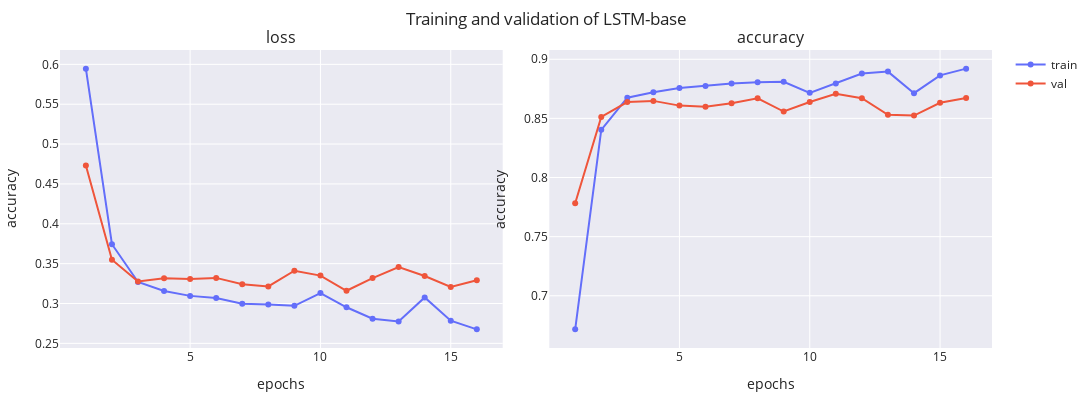

This figure's notebook cell:
### Markdown cell above
### Exploring the recurrent cell


In the next cells we maintain $|\mathcal{V}|=1000$ and substitute the simple RNN by two different recurrent cells: the [LSTM](https://keras.io/api/layers/recurrent_layers/lstm/) ([Hochreiter et al., 1997](https://www.bioinf.jku.at/publications/older/2604.pdf)) and the [GRU](https://keras.io/api/layers/recurrent_layers/gru/) ([Chung et al., 2014](https://arxiv.org/abs/1412.3555)). In the original papers, authors claimed to improve the performance of the simple RNN with a better inner representation of the temporal data flow by the introduction of different gates modeled with different learnable weights.

### Code cell
lstm_model = AmazonReviewsModel(1000, 64, LSTM, name="LSTM-base")
_, fig = lstm_model.train(
    dataset, f"{MODEL_PATH}/{lstm_model.name}.weights.h5", **train_default
)
print(lstm_model.evaluate(dataset.X_test, dataset.y_test))
fig

### Figure 1 — Plotly figure (JSON) as saved in the notebook; plotly's stock layout.template omitted (floating-point values rounded to 4 significant figures)
{"data": [{"line": {"color": "#636EFA"}, "marker": {"color": "#636EFA"}, "mode": "lines+markers", "name": "train", "showlegend": true, "type": "scatter", "x": [1, 2, 3, 4, 5, 6, 7, 8, 9, 10, 11, 12, 13, 14, 15, 16], "xaxis": "x", "y": [0.5946, 0.3743, 0.327, 0.3157, 0.3096, 0.3069, 0.2997, 0.2989, 0.2971, 0.3131, 0.2953, 0.2809, 0.2774, 0.3076, 0.2784, 0.2676], "yaxis": "y"}, {"line": {"color": "#EF553B"}, "marker": {"color": "#EF553B"}, "mode": "lines+markers", "name": "val", "showlegend": true, "type": "scatter", "x": [1, 2, 3, 4, 5, 6, 7, 8, 9, 10, 11, 12, 13, 14, 15, 16], "xaxis": "x", "y": [0.473, 0.3549, 0.3276, 0.3316, 0.3306, 0.3321, 0.3241, 0.3214, 0.3411, 0.335, 0.316, 0.3319, 0.3457, 0.3345, 0.3207, 0.3291], "yaxis": "y"}, {"line": {"color": "#636EFA"}, "marker": {"color": "#636EFA"}, "mode": "lines+markers", "name": "train", "showlegend": false, "type": "scatter", "x": [1, 2, 3, 4, 5, 6, 7, 8, 9, 10, 11, 12, 13, 14, 15, 16], "xaxis": "x2", "y": [0.6716, 0.8403, 0.8675, 0.8721, 0.8756, 0.8774, 0.8795, 0.8805, 0.881, 0.8716, 0.8795, 0.888, 0.8895, 0.8713, 0.8863, 0.8921], "yaxis": "y2"}, {"line": {"color": "#EF553B"}, "marker": {"color": "#EF553B"}, "mode": "lines+markers", "name": "val", "showlegend": false, "type": "scatter", "x": [1, 2, 3, 4, 5, 6, 7, 8, 9, 10, 11, 12, 13, 14, 15, 16], "xaxis": "x2", "y": [0.7782, 0.8512, 0.8638, 0.8648, 0.8608, 0.8598, 0.8628, 0.867, 0.8558, 0.8638, 0.8708, 0.867, 0.853, 0.8524, 0.8632, 0.8672], "yaxis": "y2"}], "layout": {"annotations": [{"font": {"size": 16}, "showarrow": false, "text": "loss", "x": 0.2375, "xanchor": "center", "xref": "paper", "y": 1, "yanchor": "bottom", "yref": "paper"}, {"font": {"size": 16}, "showarrow": false, "text": "accuracy", "x": 0.7625, "xanchor": "center", "xref": "paper", "y": 1, "yanchor": "bottom", "yref": "paper"}], "height": 400, "margin": {"b": 10, "l": 10, "r": 10, "t": 50}, "title": {"text": "Training and validation of LSTM-base"}, "width": 1200, "xaxis": {"anchor": "y", "domain": [0, 0.475], "title": {"text": "epochs"}}, "xaxis2": {"anchor": "y2", "domain": [0.525, 1], "title": {"text": "epochs"}}, "yaxis": {"anchor": "x", "domain": [0, 1], "title": {"text": "accuracy"}}, "yaxis2": {"anchor": "x2", "domain": [0, 1], "title": {"text": "accuracy"}}}}
